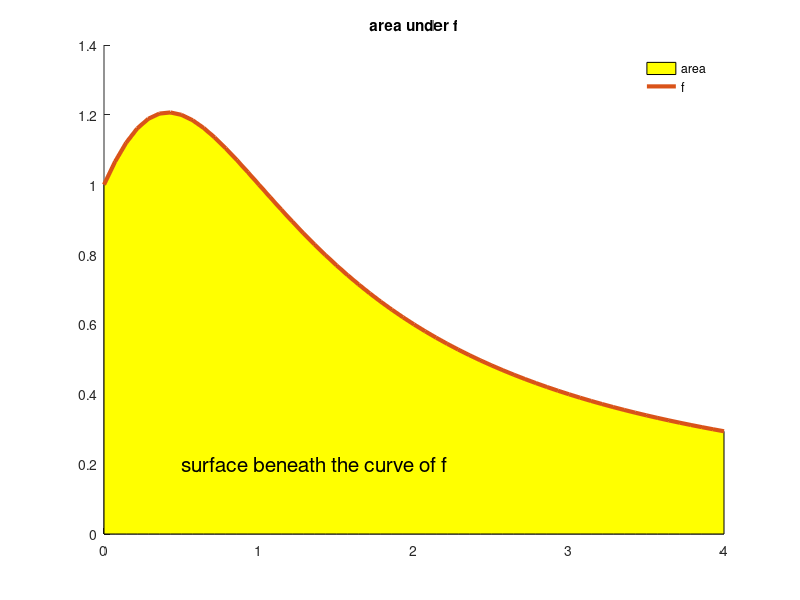

The MATLAB source for this figure:
clear, clc

I = [0 4]
f = @(x) (1+x)./(1+x.^2)



figure(1), clf(1), hold on
[x, fx] = fplot(f, I);
area(x, fx, 'FaceColor', 'y')
fplot(f, I, 'LineWidth', 3)
legend('area', 'f')
legend('boxoff')
text(0.5,0.2, 'surface beneath the curve of f', 'FontSize', 15)
title('area under f')